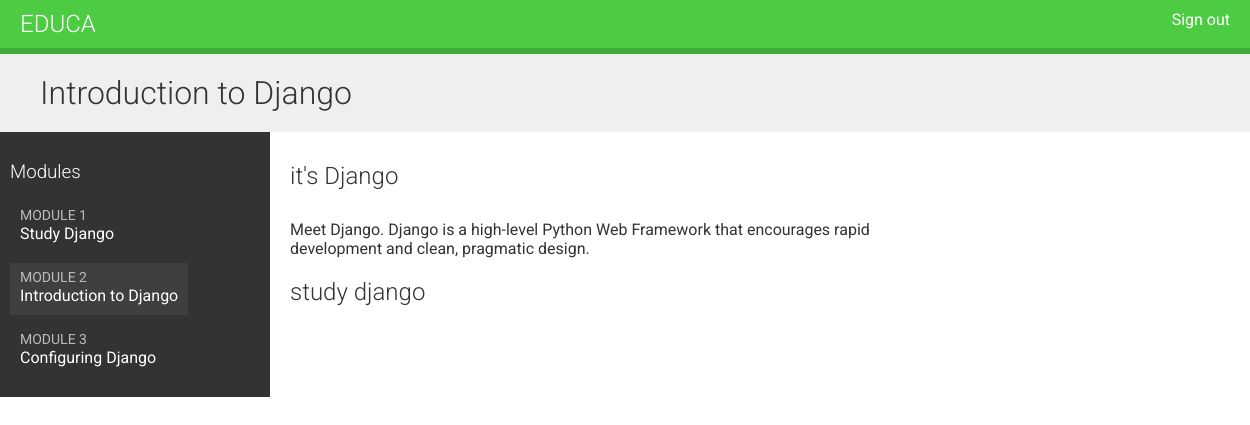
Page /students/course/5/9/ (signed in) on the committed database.
### courses/models.py (models this page shows, shortened)
class Module(models.Model):
    course = models.ForeignKey(Course,
                               related_name='modules',
                               on_delete=models.CASCADE)
    title = models.CharField(max_length=200)
    description = models.TextField(blank=True)
    order= OrderField(blank=True,for_fields=['course'])
    class Meta:
            ordering = ['order']
    def __str__(self):
        return '{}. {}'.format(self.order, self.title)

class Content(models.Model):
    module = models.ForeignKey(Module,
                               related_name='contents',
                               on_delete=models.CASCADE)
    content_type = models.ForeignKey(ContentType,
                                     limit_choices_to={'model__in':('text',
                                                                    'video',
                                                                    'image',
                                                                    'file')},
                                     on_delete=models.CASCADE)
    object_id = models.PositiveIntegerField()
    item = GenericForeignKey('content_type', 'object_id')
    order = OrderField(blank=True, for_fields=['module'])
    class Meta:
            ordering = ['order']

class ItemBase(models.Model):
    owner = models.ForeignKey(User,
                              related_name='%(class)s_related',
                              on_delete=models.CASCADE)
    title = models.CharField(max_length=250)
    created = models.DateTimeField(auto_now_add=True)
    updated = models.DateTimeField(auto_now=True)
    class Meta:
        abstract = True
    def render(self):
        return render_to_string('courses/content/{}.html'.format(
            self._meta.model_name), {'item': self})

class Text(ItemBase):
    content = models.TextField()

class Video(ItemBase):
    url = models.URLField()

### students/views.py (the view)
class StudentCourseDetailView(DetailView):
    model = Course
    template_name = 'students/course/detail.html'
    def get_queryset(self):
        qs = super(StudentCourseDetailView, self).get_queryset()
        return qs.filter(students__in=[self.request.user])
    def get_context_data(self, **kwargs):
        context = super(StudentCourseDetailView,
                        self).get_context_data(**kwargs)
        course = self.get_object()
        if 'module_id' in self.kwargs:
            context['module'] = course.modules.get(
                                    id=self.kwargs['module_id'])
        else:
            context['module'] = course.modules.all()[0]
        return context

### students/templates/students/course/detail.html (shortened to what this page needs)
{% extends "base.html" %}
{% load cache %}
{% block content %}
    <h1>
        {{ module.title }}
    </h1>
    <div class="contents">
        <h3>Modules</h3>
        <ul id="modules">
        {% for m in object.modules.all %}
            <li data-id="{{ m.id }}" {% if m == module %}class="selected"{% endif %}>
                <a href="{% url "student_course_detail_module" object.id m.id %}">
                    <span>
                        Module <span class="order">{{ m.order|add:1 }}</span>
                    </span>
                    <br>
                    {{ m.title }}
                </a>
            </li>
        {% empty %}
            <li>No modules yet.</li>
        {% endfor %}
        </ul>
    </div>
    <div class="module">
        {% cache 600 module_contents module %}
            {% for content in module.contents.all %}
                {% with item=content.item %}
                    <h2>{{ item.title }}</h2>
                    {{ item.render }}
                {% endwith %}
            {% endfor %}
        {% endcache %}
    </div>
{% endblock %}

### courses/templates/courses/content/text.html
{{ item.content|linebreaks|safe }}

### courses/static/css/base.css (style rules this page uses)
body { margin:0; font-family:'Roboto', sans-serif; font-weight:400; color:#333; }
a { color:#3fad37; text-decoration:none; }
ul { float:left; }
h1, h2, h3, h4, h5, h6 { font-family:'Roboto', sans-serif; font-weight:300; }
h1 { background:#efefef; width:100%; overflow:auto; padding:20px 0 20px 40px; margin:0; }
.module { padding:10px 20px; float:left; width:600px; }
.module p { margin:10px 0 20px; width:100%; float:left; }
.contents { width:20%; padding:10px; float:left; background:#333; color: #fff; font-family:'Roboto', sans-serif; }
.contents ul { list-style:none; margin:0; padding:0; }
.contents ul li { margin:0 0 10px 0; padding:4px 10px 10px; overflow:auto; }
.contents ul li.selected { background:#3f3f3f; }
.contents ul span { text-transform:uppercase; color:#bbb; font-size:14px; }
.contents ul a { display:block; color:#fff; text-decoration:none; }

### rows in the picture
Module: title "Introduction to Django", order|add "2"
Module: order|add "1", title "Study Django"
Module: order|add "3", title "Configuring Django"
Content: item "it's Django", item.content "Meet Django. Django is a high-level Python Web Framework that encourages rapid development and clean, pragmatic design."
Content: item "study django"
